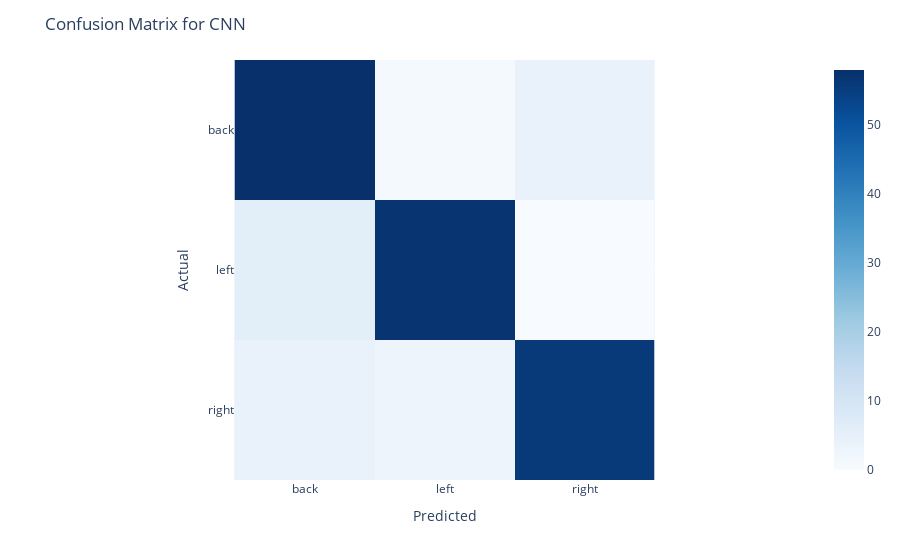

Source (notebook cell):
### Code cell
# Create a confusion matrix
confusion_matrix = tf.math.confusion_matrix(labels=y_total_max, predictions=y_pred_max).numpy()
# Create a dataframe from the confusion matrix
confusion_matrix = pd.DataFrame(confusion_matrix, index=['back', 'left', 'right'], columns=['back', 'left', 'right'])
# Plot the confusion matrix
fig = px.imshow(confusion_matrix, color_continuous_scale='Blues')
fig.update_layout(
    title='Confusion Matrix for CNN',
    xaxis_title='Predicted',
    yaxis_title='Actual',
)

### Figure 1 — Plotly figure (JSON) as saved in the notebook; plotly's stock layout.template omitted (floating-point values rounded to 4 significant figures)
{"data": [{"coloraxis": "coloraxis", "hovertemplate": "x: %{x}<br>y: %{y}<br>color: %{z}<extra></extra>", "name": "0", "type": "heatmap", "x": ["back", "left", "right"], "xaxis": "x", "y": ["back", "left", "right"], "yaxis": "y", "z": [[58, 1, 4], [6, 57, 0], [4, 3, 56]]}], "layout": {"coloraxis": {"colorscale": [[0, "rgb(247,251,255)"], [0.125, "rgb(222,235,247)"], [0.25, "rgb(198,219,239)"], [0.375, "rgb(158,202,225)"], [0.5, "rgb(107,174,214)"], [0.625, "rgb(66,146,198)"], [0.75, "rgb(33,113,181)"], [0.875, "rgb(8,81,156)"], [1, "rgb(8,48,107)"]]}, "margin": {"t": 60}, "title": {"text": "Confusion Matrix for CNN"}, "xaxis": {"anchor": "y", "constrain": "domain", "domain": [0, 1], "scaleanchor": "y", "title": {"text": "Predicted"}}, "yaxis": {"anchor": "x", "autorange": "reversed", "constrain": "domain", "domain": [0, 1], "title": {"text": "Actual"}}}}
